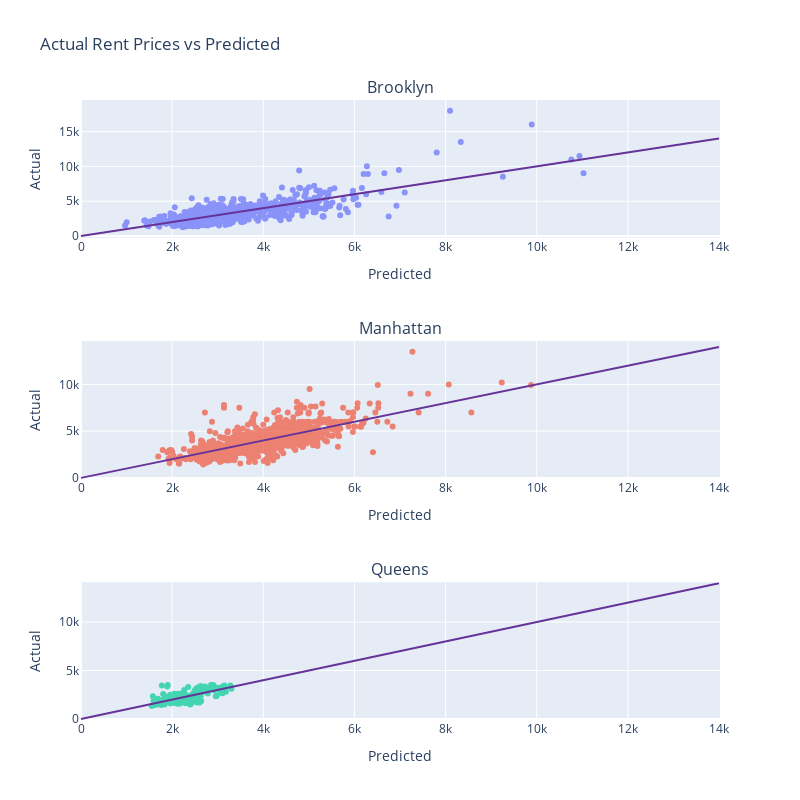

The notebook cell this image was saved under:
### Code cell
act_vs_pred(
    models=[model_b, model_m, model_q], 
    X_train=[X_train_b, X_train_m, X_train_q], 
    y_train=[y_train_b, y_train_m, y_train_q])

### Figure 1 — Plotly figure (JSON) as saved in the notebook; plotly's stock layout.template omitted (floating-point values rounded to 4 significant figures; data arrays with more than 128 entries replaced by an {"elided": "..."} marker saying what was removed)
{"data": [{"mode": "markers", "opacity": 0.7, "type": "scatter", "x": {"elided": "810 float values"}, "xaxis": "x", "y": {"elided": "810 int values"}, "yaxis": "y"}, {"mode": "markers", "opacity": 0.7, "type": "scatter", "x": {"elided": "1180 float values"}, "xaxis": "x2", "y": {"elided": "1180 int values"}, "yaxis": "y2"}, {"mode": "markers", "opacity": 0.7, "type": "scatter", "x": {"elided": "185 float values"}, "xaxis": "x3", "y": {"elided": "185 int values"}, "yaxis": "y3"}], "layout": {"annotations": [{"font": {"size": 16}, "showarrow": false, "text": "Brooklyn", "x": 0.5, "xanchor": "center", "xref": "paper", "y": 1, "yanchor": "bottom", "yref": "paper"}, {"font": {"size": 16}, "showarrow": false, "text": "Manhattan", "x": 0.5, "xanchor": "center", "xref": "paper", "y": 0.6111, "yanchor": "bottom", "yref": "paper"}, {"font": {"size": 16}, "showarrow": false, "text": "Queens", "x": 0.5, "xanchor": "center", "xref": "paper", "y": 0.2222, "yanchor": "bottom", "yref": "paper"}], "height": 800, "shapes": [{"line": {"color": "#663399"}, "type": "line", "x0": 0, "x1": 14000, "xref": "x", "y0": 0, "y1": 14000, "yref": "y"}, {"line": {"color": "#663399"}, "type": "line", "x0": 0, "x1": 14000, "xref": "x2", "y0": 0, "y1": 14000, "yref": "y2"}, {"line": {"color": "#663399"}, "type": "line", "x0": 0, "x1": 14000, "xref": "x3", "y0": 0, "y1": 14000, "yref": "y3"}], "showlegend": false, "title": {"text": "Actual Rent Prices vs Predicted"}, "width": 800, "xaxis": {"anchor": "y", "domain": [0, 1], "title": {"text": "Predicted"}}, "xaxis2": {"anchor": "y2", "domain": [0, 1], "title": {"text": "Predicted"}}, "xaxis3": {"anchor": "y3", "domain": [0, 1], "title": {"text": "Predicted"}}, "yaxis": {"anchor": "x", "domain": [0.7778, 1], "title": {"text": "Actual"}}, "yaxis2": {"anchor": "x2", "domain": [0.3889, 0.6111], "title": {"text": "Actual"}}, "yaxis3": {"anchor": "x3", "domain": [0, 0.2222], "title": {"text": "Actual"}}}}
